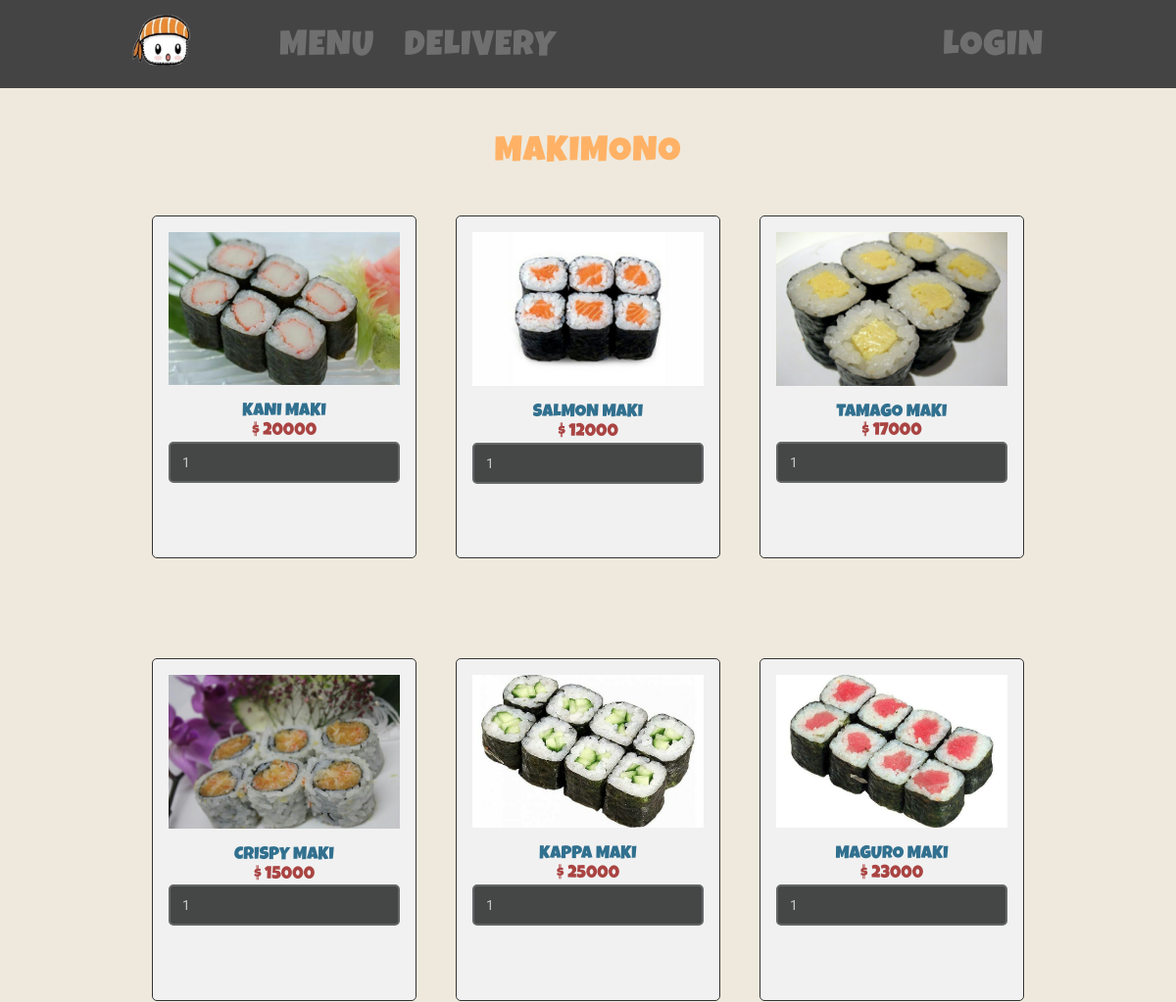
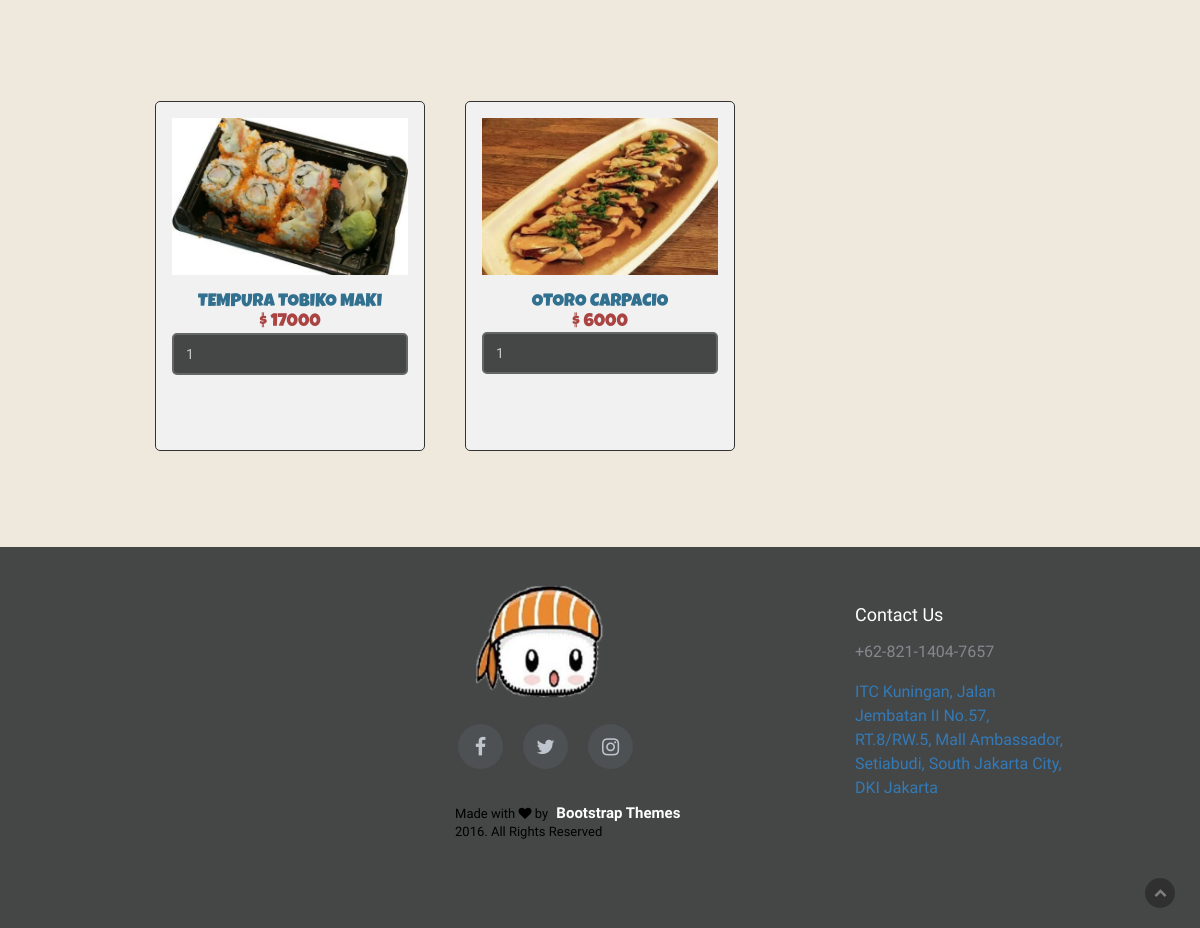
Page /menu.php?tipe=Makimono on the committed database (2 pictures, top to bottom).
### tables this page shows
CREATE TABLE `makanan` (
  `id_makanan` int(11) NOT NULL,
  `nama_makanan` varchar(255) NOT NULL,
  `deskripsi_makanan` varchar(255) NOT NULL,
  `harga_makanan` int(11) NOT NULL,
  `kategori_makanan` varchar(255) NOT NULL,
  `gambar_makanan` varchar(64) NOT NULL
);

### menu.php (the view, shortened to what this page needs)
<?php
 $connect = mysqli_connect("localhost", "root", "", "tubes_web");
 ?>
<?php require_once('template/helper.php') ?>
<?php  render('header', array('title' => 'menu'));?>
 <br/>
 <h2 class="judul"><?php echo  $_GET['tipe']?></h2>
   <div class="container">
             <div id="products" class="tab-pane fade in active">
             <?php
             $query = "SELECT * FROM makanan WHERE kategori_makanan = '" . $_GET['tipe'] . "' ORDER BY id_makanan ASC";
             $result = mysqli_query($connect, $query);
             while($row = mysqli_fetch_array($result))
             {
             ?>
             <div class="col-md-4">
                  <div class="kotak_makanan" align="center">
                       <img src="images/makanan/<?php echo $row["gambar_makanan"]; ?>" class="img-responsive" /><br />
                       <h4 class="text-info"><?php echo $row["nama_makanan"]; ?></h4>
                       <h4 class="text-danger">$ <?php echo $row["harga_makanan"]; ?></h4>
                       <input type="text" name="quantity" id="quantity<?php echo $row["id_makanan"]; ?>" class="form-control" value="1" />
                  </div>
             </div>
             <?php
             }
             ?>
        </div>
   </div>
   <br>
   <br>
<?php render('footer'); ?>

### template/helper.php
<?php
function render($template, $data = array())
{
	$path = 'template/' . $template . '.php';
	if(file_exists($path))
	{
		extract($data);
		require ($path);
	}
}
?>

### template/header.php (shortened to what this page needs)
<!DOCTYPE html>
 <html lang="en">
    <head>
        <link rel="stylesheet" href="https://maxcdn.bootstrapcdn.com/bootstrap/3.3.6/css/bootstrap.min.css" />
        <link rel="stylesheet" href="https://maxcdn.bootstrapcdn.com/font-awesome/4.6.3/css/font-awesome.min.css"/>
        <link class="filecss" rel="stylesheet" href="css/flaticon.css" />
        <link class="filecss" rel="stylesheet" href="css/animate.css">
        <link rel="stylesheet" href="css/bootsnav.css">
        <link class="filecss" rel="stylesheet" href="css/color.css">
        <link rel="stylesheet" href="css/custom.css" />
        <?php
        $file = htmlspecialchars($title); ?>
        <link rel="stylesheet" href="css/<?php echo $file ?>.css">
    </head>
    <body data-spy="scroll" data-target="#navbar-menu" data-offset="100">
        <nav class="navbar navbar-default navbar-sticky navbar-scrollspy bootsnav" data-minus-value-desktop="70" data-minus-value-mobile="55" data-speed="1000">
            <div class="container">
                <div class="navbar-header">
                    <a class="navbar-brand" href="index.php"><img src="images/file.png" class="logo" alt="Sushi Knight"></a>
                </div>
                <div class="widget">
                    <ul class="nav navbar-nav navbar-left">
                        <li><a href="kategori.php"><h2>Menu</h2></a></li>
                        <li><a href="delivery.php"><h2>Delivery</h2></a></li>
                    </ul>
                    <ul class="nav navbar-nav navbar-right">
                        <?php
                          if(isset($_SESSION['logged']) == 'True')
                            {
                                if (isset($_SESSION['username'])) {
                                  echo '<li class="dropdown"> <a data-toggle="dropdown" href="#"> <h2> '.$_SESSION["username"].' </h2></a>
                                            <ul class="dropdown-menu">
                                                <li><a href="logout.php">Logout</a></li>
                                            </ul>
                                        </li>';
                                }
                                  echo '<li> <a href="cart.php"> <span class="glyphicon glyphicon-shopping-cart"></span> </a> </li>';
                            }
                          else
                            {
                              echo '<li> <a href="login.php"> <h2>Login</h2></a> </li>';
                            }
                          ?>
                    </ul>
                </div>
            </div>
        </nav>

### template/footer.php (shortened to what this page needs)
        <footer>
            <div class="container">
                <div class="row">
                    <div class="col-lg-3 col-sm-4 col-xs-12 col-lg-offset-1 pull-right">
                        <div class="contact_us">
                            <h4>Contact Us</h4>
                            <a href="">+62-821-1404-7657</a>
                            <address>
                                <a target="_blank" href="https://www.google.co.id/maps/place/Sushi+Knight/@-6.223844,106.8268237,15z/data=!4m5!3m4!1s0x0:0x7a3ca431dd83755c!8m2!3d-6.223844!4d106.8268237">ITC Kuningan, Jalan Jembatan II No.57, RT.8/RW.5, Mall Ambassador, Setiabudi, South Jakarta City, DKI Jakarta</a>
                            </address>
                        </div>
                    </div>
                    <div class="col-lg-4 col-sm-4 col-xs-12 pull-right">
                        <div class="basic_info">
                            <a href=""><img class="footer_logo" src="images/footer_logo.png" alt="Burger" /></a>
                            <ul class="list-inline social">
                                <li><a href="" class="fa fa-facebook"></a></li>
                                <li><a href="" class="fa fa-twitter"></a></li>
                                <li><a href="" class="fa fa-instagram"></a></li>
                            </ul>
                            <div class="footer-copyright">
                                <p class="wow fadeInRight" data-wow-duration="1s">
                                    Made with
                                    <i class="fa fa-heart"></i>
                                    by
                                    <a target="_blank" href="http://bootstrapthemes.co">Bootstrap Themes</a> <br />
                                    2016. All Rights Reserved
                                </p>
                            </div>
                        </div>
                    </div>
                </div>
            </div>
        </footer>
        <div class="scrollup">
            <a href="#"><i class="fa fa-chevron-up"></i></a>
        </div>
    </body>
</html>

### css/bootsnav.css (style rules this page uses)
nav.bootsnav .container { position: relative; }
nav.navbar.bootsnav { margin-bottom: 0; -moz-border-radius: 0px; -webkit-border-radius: 0px; -o-border-radius: 0px; border-radius: 0px; background-color: #fff; border: none; border-bottom: solid 1px #e0e0e0; z-index: 9; }
nav.navbar.bootsnav ul.nav > li > a { color: #6f6f6f; background-color: transparent; outline: none; margin-bottom: -2px; }
body { -webkit-transition: all 0.3s ease-in-out; -moz-transition: all 0.3s ease-in-out; -o-transition: all 0.3s ease-in-out; -ms-transition: all 0.3s ease-in-out; transition: all 0.3s ease-in-out; }
.wrap-sticky nav.navbar.bootsnav { position: absolute; width: 100%; left: 0; top: 0; }
@media (min-width: 1024px) { nav.navbar.bootsnav ul.nav > li > a { padding: 30px 15px; font-weight: 600; } }

### css/custom.css (style rules this page uses)
body { font-size: 16px; line-height: 18px; font-family: 'Maitree', serif; color: #fff; background: #efe9dd; }
h1, h2, h3, h4, h5, h6 { text-transform: uppercase; font-family: 'Luckiest Guy', cursive; margin: 0; }
h2 { font-size: 36px;letter-spacing:1px; }
img { width: 100%; }
a,button { outline: 0 !important; }
.classic_btn,.info_btn,.social .fa { transition: background .3s ease-in-out; -webkit-transition: background .3s ease-in-out; -o-transition: background .3s ease-in-out; -moz-transition: background .3s ease-in-out; }
nav.navbar.bootsnav { background-color: #444; border: 0 none; height: 90px; margin: 0; }
.logo { width: 60px; margin-right: 60px; }
footer { background: #454646 none repeat scroll 0 0; padding-bottom: 42px; }
footer h4 { font-family: 'Maitree', serif; margin-top: 20px; text-transform: capitalize; }
.basic_info, .contact_us, .subscribe { margin-top: 38px; overflow: hidden; }
.footer_logo { margin-left: 20px; width: 130px; }
.social { margin-top: 25px; }
.social > li { padding: 0 8px; }
.social .fa { background: #4d5154; border-radius: 100%; color: #bec5cd; display: block; font-size: 20px; height: 45px; padding-top: 13px; text-align: center; width: 45px; }
.footer-copyright { margin: 35px 0 45px; font-size: 13px; color:#fff; }
.footer-copyright a { font-weight: 700; font-size: 15px; color:#fff; padding:0px 5px; }
.contact_us > a, .subscribe p { color: #85898d; display: block; line-height: 24px; margin: 16px 0; }
address,.subscribe > p { color: #85898d; line-height: 24px; }
.form-control { background-color: #454646; border: 2px solid #646667; border-radius: 5px; box-shadow: none; color: #c8c8c8; height: 42px; }
.form-control,.form-control::-moz-placeholder { color: #c8c8c8; }
.scrollup { width: 30px; height: 30px; border-radius: 15px; opacity: .3; position: fixed; bottom: 20px; right: 25px; color: #fff; cursor: pointer; background-color: #000; z-index: 1000; transition: opacity .5s, background-color .5s; -moz-transition: opacity .5s, background-color .5s; -webkit-transition: opacity .5s, background-color .5s; }
.scrollup i { font-size: 13px; position: absolute; opacity: 1; color: #fff; left: 50%; top: 50%; margin-top: -7px; margin-left: -6px; text-decoration: none; }

### css/menu.css (style rules this page uses)
h2.judul { margin-top: 30px; text-align: center; color: #FFB266; }
.container { width: 80%; }
.kotak_makanan { border:1px solid #333; background-color:#f1f1f1; border-radius:5px; padding:16px; height:350px; margin-bottom: 30px }
.col-md-4 { margin-top:12px; padding: 30px 20px; }
p { color: black; }

### rows in the picture
makanan: gambar_makanan (picture), nama_makanan "KANI MAKI", harga_makanan "20000", quantity "1"
makanan: gambar_makanan (picture), nama_makanan "SALMON MAKI", harga_makanan "12000"
makanan: gambar_makanan (picture), nama_makanan "TAMAGO MAKI", harga_makanan "17000"
makanan: gambar_makanan (picture), nama_makanan "CRISPY MAKI", harga_makanan "15000"
makanan: gambar_makanan (picture), nama_makanan "KAPPA MAKI", harga_makanan "25000"
makanan: gambar_makanan (picture), nama_makanan "MAGURO MAKI", harga_makanan "23000"
makanan: gambar_makanan (picture), nama_makanan "TEMPURA TOBIKO MAKI", harga_makanan "17000"
makanan: gambar_makanan (picture), nama_makanan "OTORO CARPACIO", harga_makanan "6000"

### other values in the picture
$_GET['tipe'] "MAKIMONO"
